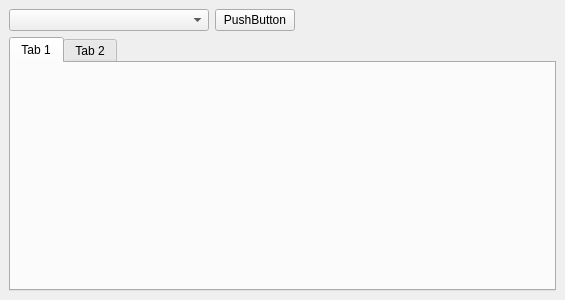
<?xml version="1.0" encoding="UTF-8"?>
<ui version="4.0">
 <class>DockWidget</class>
 <widget class="QDockWidget" name="DockWidget">
  <property name="geometry">
   <rect>
    <x>0</x>
    <y>0</y>
    <width>565</width>
    <height>300</height>
   </rect>
  </property>
  <property name="windowTitle">
   <string>DockWidget</string>
  </property>
  <widget class="QWidget" name="dockWidgetContents">
   <layout class="QGridLayout" name="gridLayout">
    <item row="0" column="0">
     <layout class="QHBoxLayout" name="horizontalLayout">
      <item>
       <widget class="QComboBox" name="parameterComboBox">
        <property name="sizePolicy">
         <sizepolicy hsizetype="Fixed" vsizetype="Fixed">
          <horstretch>0</horstretch>
          <verstretch>0</verstretch>
         </sizepolicy>
        </property>
        <property name="minimumSize">
         <size>
          <width>200</width>
          <height>0</height>
         </size>
        </property>
       </widget>
      </item>
      <item>
       <widget class="QPushButton" name="addSelectedObjectButton">
        <property name="text">
         <string>PushButton</string>
        </property>
       </widget>
      </item>
      <item>
       <spacer name="horizontalSpacer">
        <property name="orientation">
         <enum>Qt::Horizontal</enum>
        </property>
        <property name="sizeHint" stdset="0">
         <size>
          <width>40</width>
          <height>20</height>
         </size>
        </property>
       </spacer>
      </item>
     </layout>
    </item>
    <item row="1" column="0">
     <widget class="QTabWidget" name="graphTabWidget">
      <property name="sizePolicy">
       <sizepolicy hsizetype="Expanding" vsizetype="Expanding">
        <horstretch>6</horstretch>
        <verstretch>0</verstretch>
       </sizepolicy>
      </property>
      <widget class="QWidget" name="tab">
       <attribute name="title">
        <string>Tab 1</string>
       </attribute>
      </widget>
      <widget class="QWidget" name="tab_2">
       <attribute name="title">
        <string>Tab 2</string>
       </attribute>
      </widget>
     </widget>
    </item>
   </layout>
  </widget>
 </widget>
 <resources/>
 <connections/>
</ui>
